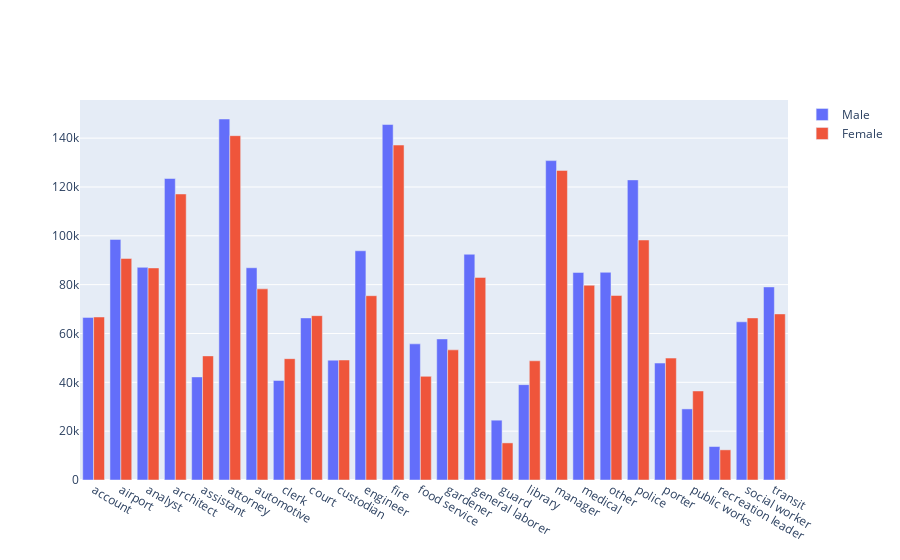

Notebook code for this chart:
### Code cell
# The code we provided creates a grouped bar chart using the Plotly library 
# to visualize the average 'TotalPay' for different job titles, separated by gender. 

salaries_gender=df[(df['Gender']=='male') | (df['Gender']=='female')][['GeneralJobTitle', 'TotalPay', 'Gender']].groupby(['Gender', 'GeneralJobTitle']).mean()

trace1 = go.Bar(
    x=job_names,
    y=salaries_gender.xs('male', level='Gender')['TotalPay'],
    name='Male'
)
trace2 = go.Bar(
    x=job_names,
    y=salaries_gender.xs('female', level='Gender')['TotalPay'],
    name='Female'
)

data = [trace1, trace2]
layout = go.Layout(
    barmode='group'
)

fig = go.Figure(data=data, layout=layout)
cf.iplot(fig, filename='grouped-bar')

### Figure 1 — Plotly figure (JSON) as saved in the notebook; plotly's stock layout.template omitted (floating-point values rounded to 4 significant figures)
{"data": [{"name": "Male", "type": "bar", "x": ["account", "airport", "analyst", "architect", "assistant", "attorney", "automotive", "clerk", "court", "custodian", "engineer", "fire", "food service", "gardener", "general laborer", "guard", "library", "manager", "medical", "other", "police", "porter", "public works", "recreation leader", "social worker", "transit"], "y": [66590.0, 98520.0, 87090.0, 123500.0, 42210.0, 147800.0, 86930.0, 40750.0, 66380.0, 49070.0, 93870.0, 145600.0, 55750.0, 57770.0, 92450.0, 24500.0, 39060.0, 130800.0, 85010.0, 85050.0, 122900.0, 47890.0, 29120.0, 13710.0, 64780.0, 79070.0]}, {"name": "Female", "type": "bar", "x": ["account", "airport", "analyst", "architect", "assistant", "attorney", "automotive", "clerk", "court", "custodian", "engineer", "fire", "food service", "gardener", "general laborer", "guard", "library", "manager", "medical", "other", "police", "porter", "public works", "recreation leader", "social worker", "transit"], "y": [66750.0, 90740.0, 86850.0, 117100.0, 50830.0, 141000.0, 78280.0, 49690.0, 67310.0, 49140.0, 75480.0, 137200.0, 42450.0, 53290.0, 82960.0, 15190.0, 48810.0, 126800.0, 79760.0, 75560.0, 98280.0, 49930.0, 36450.0, 12350.0, 66370.0, 68020.0]}], "layout": {"barmode": "group"}}
